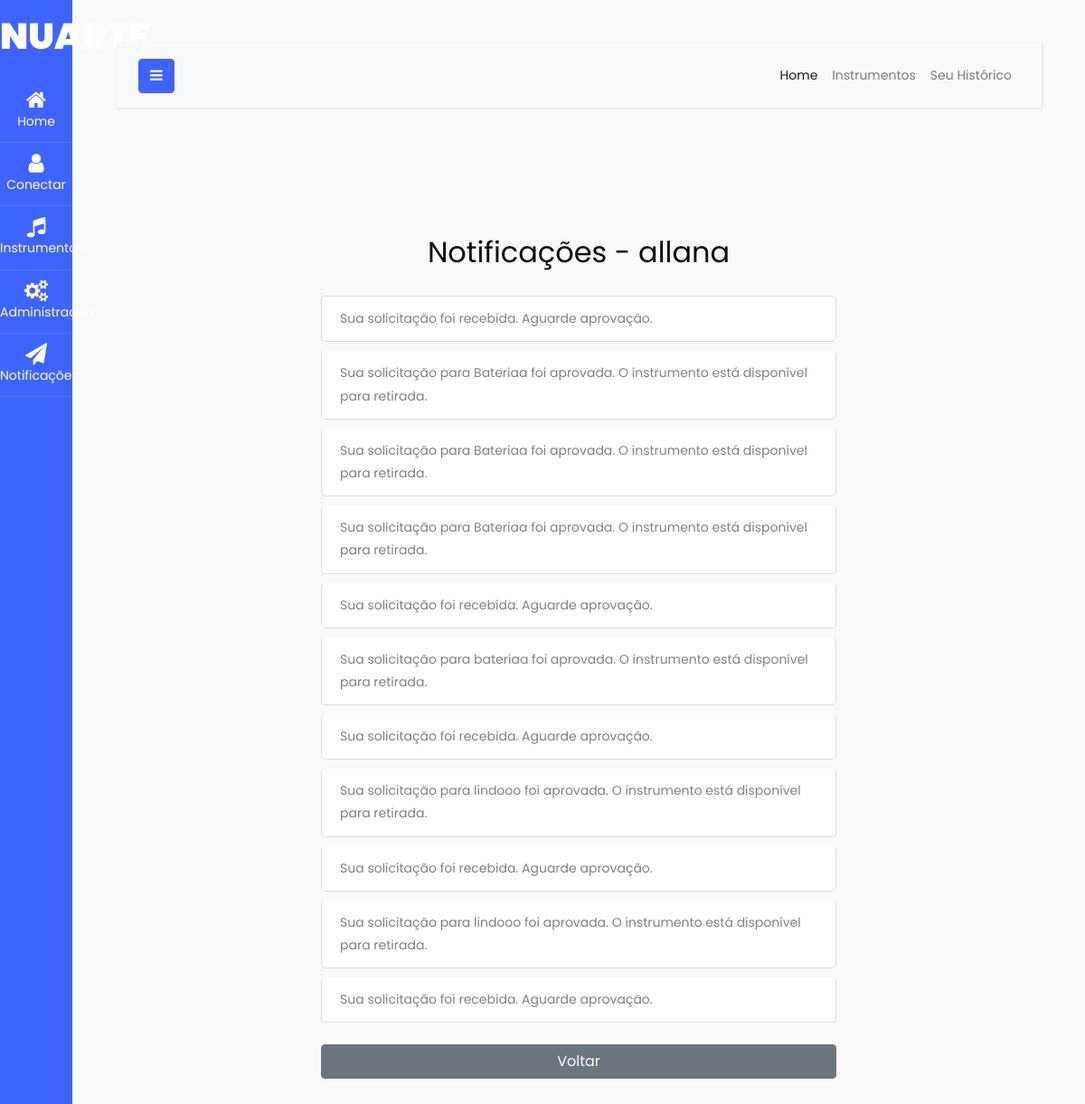
Page /notificacoes/ (signed in) on the committed database.
### nuarte/models.py (models this page shows)
class Notificacao(models.Model):
    usuario = models.ForeignKey(User, on_delete=models.CASCADE)
    mensagem = models.CharField(max_length=255)
    lida = models.BooleanField(default=False)
    data_criacao = models.DateTimeField(auto_now_add=True)

### nuarte/views.py (the view)
# urls.py: path('notificacoes/', exibir_notificacoes, name='exibir_notificacoes'),
@login_required
def exibir_notificacoes(request):
    notificacoes = Notificacao.objects.filter(usuario=request.user)
    return render(request, 'nuarte/notificacoes.html', {'notificacoes': notificacoes})

### nuarte/templates/nuarte/notificacoes.html (shortened to what this page needs)
{% extends 'base.html' %}
{% load static %}
{% block content %}
<div class="container mt-5">
  <h2 class="mb-4">Notificações - {{ request.user.username }}</h2>
  {% if notificacoes %}
    <ul class="list-group">
      {% for notificacao in notificacoes %}
        <li class="list-group-item">
          {{ notificacao.mensagem }}
        </li>
      {% endfor %}
    </ul>
  {% else %}
    <p class="mt-3">Nenhuma notificação disponível.</p>
  {% endif %}
  <div class="mt-4">
    <a href="{% url 'nuarte:index' %}" class="btn btn-secondary">Voltar</a>
  </div>
</div>
{% endblock %}

### nuarte/templates/nuarte/notificacoes.html (style rules this page uses)
.container { max-width: 600px; margin: auto; }
h2 { color: #0b0b0b; text-align: center; margin-bottom: 20px; }
.list-group-item { display: flex; justify-content: space-between; align-items: center; border: 1px solid #ddd; border-radius: 5px; margin-bottom: 10px; }
.btn-secondary { display: block; margin-top: 20px; margin-left: auto; margin-right: auto; }

### rows in the picture
Notificacao: mensagem "Sua solicitação foi recebida. Aguarde aprovação."
Notificacao: mensagem "Sua solicitação para Bateriaa foi aprovada. O instrumento está disponível para retirada."
Notificacao: mensagem "Sua solicitação para Bateriaa foi aprovada. O instrumento está disponível para retirada."
Notificacao: mensagem "Sua solicitação para Bateriaa foi aprovada. O instrumento está disponível para retirada."
Notificacao: mensagem "Sua solicitação foi recebida. Aguarde aprovação."
Notificacao: mensagem "Sua solicitação para bateriaa foi aprovada. O instrumento está disponível para retirada."
Notificacao: mensagem "Sua solicitação foi recebida. Aguarde aprovação."
Notificacao: mensagem "Sua solicitação para lindooo foi aprovada. O instrumento está disponível para retirada."
Notificacao: mensagem "Sua solicitação foi recebida. Aguarde aprovação."
Notificacao: mensagem "Sua solicitação para lindooo foi aprovada. O instrumento está disponível para retirada."
Notificacao: mensagem "Sua solicitação foi recebida. Aguarde aprovação."

### other values in the picture
{{ request.user.username }} "allana"
